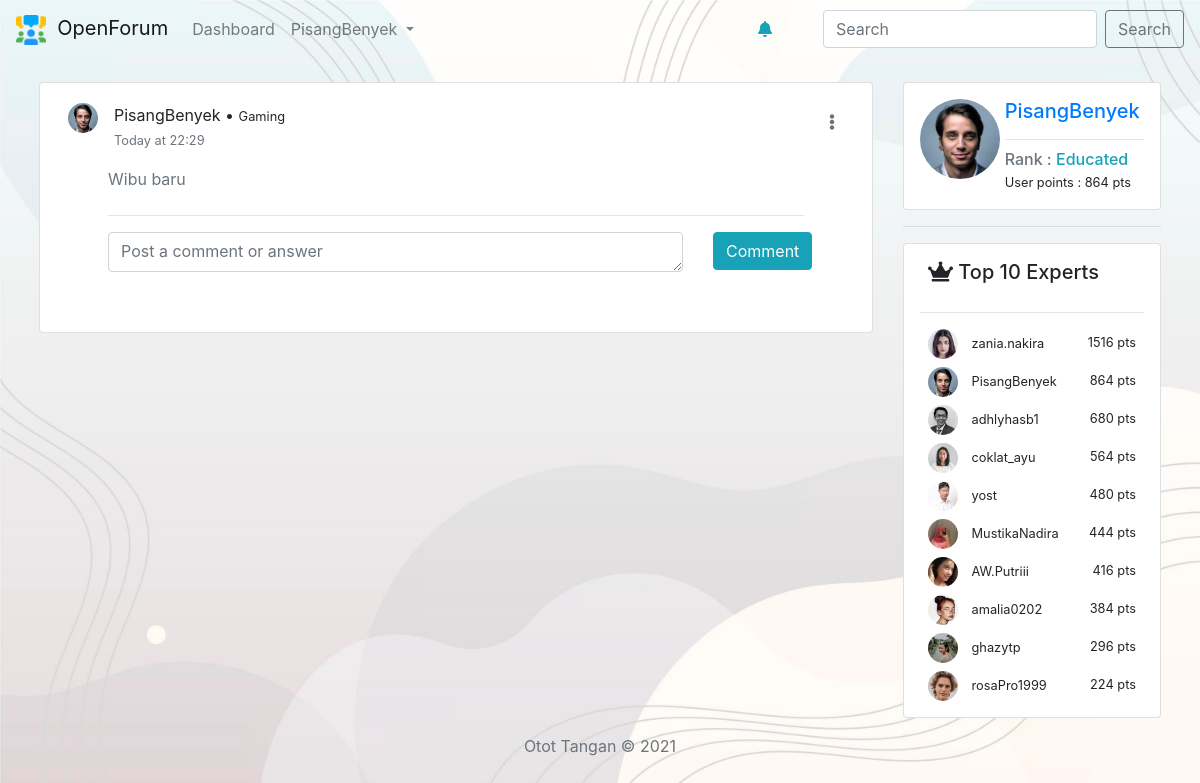
Screenshot of /post/101 (signed in) with the database file from the repository.
### tables this page shows
CREATE TABLE `users` (
  `id` int(11) NOT NULL,
  `fullname` varchar(100) NOT NULL,
  `username` varchar(100) NOT NULL,
  `email` varchar(100) NOT NULL,
  `password` varchar(255) NOT NULL,
  `photo` varchar(100) NOT NULL DEFAULT 'user.png',
  `register_date` date NOT NULL DEFAULT current_timestamp(),
  `rank` enum('Newbie','Helper','Ambitious','Educated','Expert','Professional','Genius') NOT NULL DEFAULT 'Newbie',
  `points` int(11) NOT NULL DEFAULT 0
);

CREATE TABLE `posts` (
  `id` int(11) NOT NULL,
  `owner` int(11) NOT NULL,
  `content` mediumtext NOT NULL,
  `category` varchar(25) NOT NULL DEFAULT 'General',
  `time_posted` datetime NOT NULL DEFAULT current_timestamp()
);

### app/core/Controller.php (called while the page is built, shortened)
<?php
class Controller{
	public function view($view, $data = [])
	{
		require_once '../app/views/' . $view . '.php' ;
	}
	public function model($model)
	{
		return new $model;
	}
}

### app/controllers/Post.php (called while the page is built, shortened)
<?php
class Post extends Controller {
	public function index($postId)
	{
		$data['user'] = $this->model('User_model')->getUserData($_SESSION['UserLoggedIn']);
		$data['top10'] = $this->model('User_model')->getTop();
		if ($data['post'] = $this->model('Post_model')->getPostById($postId) == NULL) {
			   header('Location:'.ROOTURL.'/feedback/page_not_found');
		}
		$data['post'] = $this->model('Post_model')->getPostById($postId);
		$data['owner'] = $this->model('User_model')->getUserById($data['post']['owner']);
		$data['time'] = $this->model('Post_model')->convertTime($data['post']['time_posted']);
		$data['count'] = count($data['top10']);
		$data['comments'] = $this->model('Comment_model')->commentLoad($postId);
		$data['title'] = "View post";
		$this->view('post/index',$data);
		$this->view('template/right-panel',$data);
	}
}

### app/core/App.php (called while the page is built, shortened)
<?php
class App{
	protected $controller = 'home';
	protected $method = 'index';
	protected $params = [];
	public function __construct()
	{
		$url = $this -> parseURL();
		if (file_exists('../app/controllers/' . $url[0] . '.php')) {
			$this->controller = $url[0];
			unset($url[0]);
		}
		$this->controller = new $this->controller;
		if (!empty($url)) {
			$this->params = array_values($url);
		}
		call_user_func_array([$this->controller, $this->method], $this->params);
	}
	public function parseURL()
	{
		if (isset($_GET['url'])) {
			$url = rtrim($_GET['url'],'/');
			$url = filter_var($url, FILTER_SANITIZE_URL);
			$url = explode('/', $url);
			return $url;
		}else{
			$url = [$this->controller];
			return $url;
		}
	}
}

### public/index.php (called while the page is built, shortened)
<?php
$app = new App;

### app/core/Database.php (called while the page is built, shortened)
<?php
class Database {
    private $host = DB_HOST;
    private $user = DB_USER;
    private $pass = DB_PASS;
    private $db_name = DB_NAME;
    private $dbh;
    private $stmt;
    public function __construct()
    {
        $dsn = 'mysql:host=' . $this->host . ';dbname=' . $this->db_name;
        $option = [
            PDO::ATTR_PERSISTENT => true,
            PDO::ATTR_ERRMODE => PDO::ERRMODE_EXCEPTION
        ];
        try {
            $this->dbh = new PDO($dsn, $this->user, $this->pass, $option);
        } catch(PDOException $e) {
            die($e->getMessage());
        }
    }
    public function query($query)
    {
        $this->stmt = $this->dbh->prepare($query);
    }
    public function bind($param, $value, $type = null)
    {
        if( is_null($type) ) {
            switch( true ) {
                default :
                    $type = PDO::PARAM_STR;
            }
        }
        $this->stmt->bindValue($param, $value, $type);
    }
    public function execute()
    {
        $this->stmt->execute();
    }
    public function resultSet()
    {
        $this->execute();
        return $this->stmt->fetchAll(PDO::FETCH_ASSOC);
    }
    public function single()
    {
        $this->execute();
        return $this->stmt->fetch(PDO::FETCH_ASSOC);
    }
}

### app/models/User_model.php (called while the page is built, shortened)
<?php
class User_model {
    private $db;
    public function __construct()
    {
        $this->db = new Database;
    }
    public function getUserData($data)
    {
        $username = $_SESSION['UserLoggedIn'];
        $this->db->query('SELECT * FROM users WHERE username=:username');
        $this->db->bind('username',$username);
        return $this->db->single();
    }
    public function getTop()
    {
        $this->db->query('SELECT * FROM users ORDER BY points DESC LIMIT 10 ');
        return $this->db->resultSet();
    }
    public function getUserById($id)
    {
        $this->db->query('SELECT * FROM users WHERE id=:id');
        $this->db->bind('id',$id);
        return $this->db->resultSet();
    }
}

### app/models/Post_model.php (called while the page is built, shortened)
<?php
class Post_model
{
	public function __construct()
	{
        $this->db = new Database;
	}
	public function getPostById($id)
	{
		$this->db->query('SELECT * FROM posts WHERE id=:id');
		$this->db->bind('id',$id);
		$this->db->execute();
		return $this->db->single();
	}
}

### app/views/template/right-panel.php (the view)
	<div class="col-md-3">
		<div class="card p-3">
			<div class="row">
				<div class="col-md-4">
					<img class="rounded-circle" src="<?= ROOTURL ?>/public/assets/img/profile-img/<?=$data['user']['photo']?>" width="80px" height="80px">
				</div>
				<div class="col-md-8">
					<h5 class="text-primary"><?= $_SESSION['UserLoggedIn']?></h5><hr>
					<h6 class="card-subtitle text-muted">Rank : <span class="text-info"><?=$data['user']['rank']?></span></h6>
					<small>User points : <?=$data['user']['points']?> pts</small>
				</div>
			</div>
		</div>
		<hr>
		<div class="card px-3 py-2">
			<h5 class="card-title mx-2 mt-2"><i class="fas fa-crown"></i>&nbsp;Top 10 Experts </h5>
			<hr>
			<?php for ($i=0; $i < $data['count'] ; $i++) { ?>
				<div class="d-flex justify-content-between mx-2 mb-2">
					<div>
						<img class="rounded-circle" src="<?= ROOTURL ?>/public/assets/img/profile-img/<?=$data['top10'][$i]['photo']?>" width="30px" height="30px">
						&nbsp; <small><?=$data['top10'][$i]['username']?></small>
					</div>
					<div>
						<small><?=$data['top10'][$i]['points']?> pts</small>
					</div>
				</div>
			<?php } ?>
		</div>
	</div>
</div>

### app/views/post/index.php (shortened to what this page needs)
<div class="row  mx-4 mt-4">
	<div class="col-md-9">
		<div class="card mb-3">
			<div class="card-body">
				<div>
					<div class="row mx-1 d-flex justify-content-between">
						<div class="row mx-1">
							<img src="<?=ROOTURL ?>/public/assets/img/profile-img/<?=$data['owner'][0]['photo']?>" height="30px" width="30px" class="rounded-circle">&emsp;
							<div>
								<span class="mb-0 pb-0"><?= $data['owner'][0]['username']?> &bull; <small><?=$data['post']['category']?></small></span><br>
								<small class="text-muted mt-0"><?= $data['time']['date'] .' at '.$data['time']['hour']?></small>
							</div>
						</div>
						<?php
							if ($data['owner'][0]['username']==$_SESSION['UserLoggedIn']) {
								echo '<div class="dropdown" >
									  <button class="btn bg-transparent" type="button" id="dropdownMenuButton" data-toggle="dropdown" aria-haspopup="true" aria-expanded="false">
									  	<i class="fas fa-ellipsis-v text-muted"></i>
									  </button>
									  <div class="dropdown-menu" aria-labelledby="dropdownMenuButton">
									    <a class="dropdown-item" id="buttonDelete" href="#" onclick="confirmDelete('.ROOTURL.','.$data['post']['id'].')" href="#">Delete post</a>
									  </div>
									</div>';
							}
						 ?>
					</div>
					<div class="mx-5 mt-3">
						<span class="card-text deco-none">
							<p class="text-muted"><?=$data['post']['content']?></p>
							<hr class="mt-4">
						</span>
						<form class="row" action="<?=ROOTURL ?>/comment/post/<?=$data['post']['id']?>" method="post">
							<div class="form-group col-md-10">
							    <textarea id="comment-field" class="form-control" id="FormControlTextarea1" name="comment" rows="3" placeholder="Post a comment or answer"></textarea>
							</div>
							<div class="form-group col-md-2">
							    <button type="submit" class="btn btn-info">Comment</button>
							</div>
						</form>
						<div id="comment-section">
							<br>
						</div>
					</div>
				</div>
			</div>
		</div>
	</div>

### public/assets/css/global.css (style rules this page uses)
body { background-image: url('../img/wave.jpg'); background-repeat: none; background-attachment: fixed; background-size: cover; }
#comment-field { min-height: 40px; height: 40px; max-height: 150px; }

### rows the page displays
users: photo (picture), username "PisangBenyek", rank "Educated", points "864"
posts: category "Gaming", content "Wibu baru"
users: photo (picture), username "zania.nakira", points "1516"
users: photo (picture), username "adhlyhasb1", points "680"
users: photo (picture), username "coklat_ayu", points "564"
users: photo (picture), username "yost", points "480"
users: photo (picture), username "MustikaNadira", points "444"
users: photo (picture), username "AW.Putriii", points "416"
users: photo (picture), username "amalia0202", points "384"
users: photo (picture), username "ghazytp", points "296"
users: photo (picture), username "rosaPro1999", points "224"

### other values shown
$_SESSION['UserLoggedIn'] "PisangBenyek"
$data['time']['date'] "Today"
$data['time']['hour'] "22:29"
